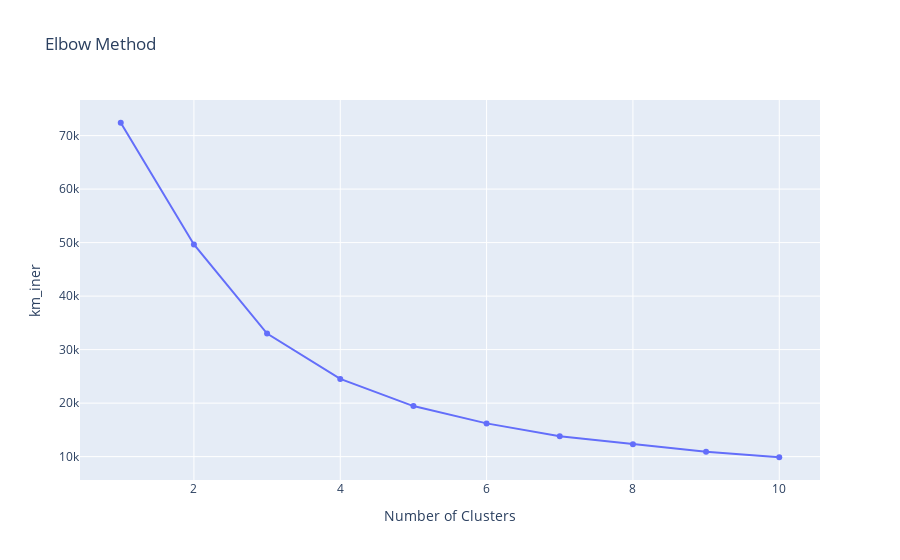

Here is the notebook cell this chart was saved with:
### Markdown cell above
#### **Elbow Method**

### Code cell
km_model = [KMeans(n_clusters=km, random_state=42).fit(scaled) for km in range(1,11)]
wcss = [mod.inertia_ for mod in km_model ]

figelkm = px.line(x=range(1, 11), 
              y=wcss, markers=True, 
              title='Elbow Method')
figelkm.update_layout(xaxis_title='Number of Clusters', 
                  yaxis_title='km_iner')
figelkm.show()

### Figure 1 — Plotly figure (JSON) as saved in the notebook; plotly's stock layout.template omitted (floating-point values rounded to 4 significant figures)
{"data": [{"hovertemplate": "x=%{x}<br>y=%{y}<extra></extra>", "legendgroup": "", "line": {"color": "#636efa", "dash": "solid"}, "marker": {"symbol": "circle"}, "mode": "markers+lines", "name": "", "orientation": "v", "showlegend": false, "type": "scatter", "x": [1, 2, 3, 4, 5, 6, 7, 8, 9, 10], "xaxis": "x", "y": [72400.0, 49650.0, 33010.0, 24520.0, 19450.0, 16210.0, 13800.0, 12310.0, 10910.0, 9885.0], "yaxis": "y"}], "layout": {"legend": {"tracegroupgap": 0}, "title": {"text": "Elbow Method"}, "xaxis": {"anchor": "y", "domain": [0, 1], "title": {"text": "Number of Clusters"}}, "yaxis": {"anchor": "x", "domain": [0, 1], "title": {"text": "km_iner"}}}}
